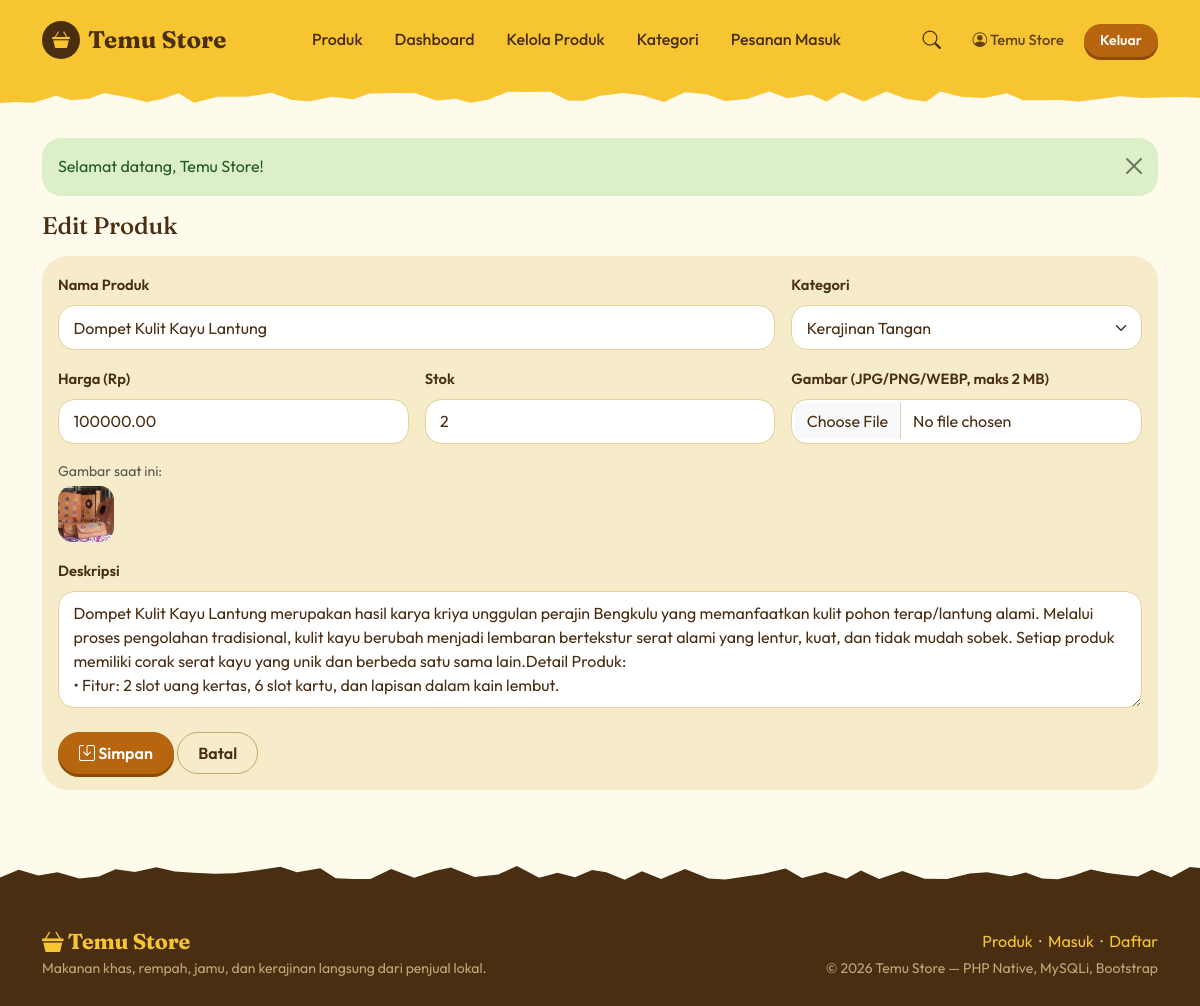
Page /marketplace/penjual/produk_form.php?id=21 (signed in) on the committed database.
### tables this page shows
CREATE TABLE `produk` (
  `id_produk` int(10) UNSIGNED NOT NULL,
  `id_penjual` int(10) UNSIGNED NOT NULL,
  `id_kategori` int(10) UNSIGNED NOT NULL,
  `nama_produk` varchar(150) NOT NULL,
  `deskripsi` text DEFAULT NULL,
  `harga` decimal(12,2) NOT NULL,
  `stok` int(10) UNSIGNED NOT NULL DEFAULT 0,
  `gambar` varchar(255) DEFAULT NULL,
  `created_at` timestamp NOT NULL DEFAULT current_timestamp()
);

CREATE TABLE `kategori` (
  `id_kategori` int(10) UNSIGNED NOT NULL,
  `nama_kategori` varchar(60) NOT NULL
);

### marketplace/penjual/produk_form.php (the view, shortened to what this page needs)
<?php
require_once __DIR__ . '/../includes/functions.php';
$idPenjual = (int)$_SESSION['user']['id_user'];
$id        = (int)($_GET['id'] ?? $_POST['id'] ?? 0);
$edit      = $id > 0;
$data = ['nama_produk' => '', 'id_kategori' => 0, 'harga' => '', 'stok' => '', 'deskripsi' => '', 'gambar' => null];
if ($edit) {
    $stmt = $koneksi->prepare('SELECT * FROM produk WHERE id_produk = ? AND id_penjual = ?');
    $stmt->bind_param('ii', $id, $idPenjual);
    $stmt->execute();
    $row = $stmt->get_result()->fetch_assoc();
    $data = $row;
}
$judul = $edit ? 'Edit Produk' : 'Tambah Produk';
require_once __DIR__ . '/../includes/header.php';
$kategori = $koneksi->query('SELECT * FROM kategori ORDER BY nama_kategori')->fetch_all(MYSQLI_ASSOC);
?>
<h1 class="h4 mb-3"><?= e($judul) ?></h1>
<div class="card shadow-sm"><div class="card-body">
<form method="post" enctype="multipart/form-data">
    <div class="row g-3">
        <div class="col-md-8">
            <label class="form-label">Nama Produk</label>
            <input type="text" name="nama_produk" class="form-control" maxlength="150" value="<?= e($data['nama_produk']) ?>" required>
        </div>
        <div class="col-md-4">
            <label class="form-label">Kategori</label>
            <select name="id_kategori" class="form-select" required>
                <?php foreach ($kategori as $k): ?>
                    <option value="<?= $k['id_kategori'] ?>" <?= (int)$data['id_kategori'] === (int)$k['id_kategori'] ? 'selected' : '' ?>><?= e($k['nama_kategori']) ?></option>
                <?php endforeach; ?>
            </select>
        </div>
        <div class="col-md-4">
            <label class="form-label">Harga (Rp)</label>
            <input type="number" name="harga" class="form-control" min="0" step="100" value="<?= e($data['harga']) ?>" required>
        </div>
        <div class="col-md-4">
            <label class="form-label">Stok</label>
            <input type="number" name="stok" class="form-control" min="0" value="<?= e($data['stok']) ?>" required>
        </div>
        <div class="col-md-4">
            <label class="form-label">Gambar (JPG/PNG/WEBP, maks 2 MB)</label>
            <input type="file" name="gambar" class="form-control" accept="image/jpeg,image/png,image/webp">
        </div>
        <?php if ($edit && $data['gambar']): ?>
        <div class="col-12"><small class="text-muted d-block mb-1">Gambar saat ini:</small><?= gambar_produk($data, 'img-thumb') ?></div>
        <?php endif; ?>
        <div class="col-12">
            <label class="form-label">Deskripsi</label>
            <textarea name="deskripsi" rows="4" class="form-control"><?= e($data['deskripsi']) ?></textarea>
        </div>
    </div>
    <div class="mt-4">
        <button class="btn btn-brand"><i class="bi bi-save"></i> Simpan</button>
        <a href="<?= e(url('penjual/produk.php')) ?>" class="btn btn-outline-secondary">Batal</a>
    </div>
</form>
</div></div>
<?php require_once __DIR__ . '/../includes/footer.php'; ?>

### marketplace/includes/functions.php (shortened to what this page needs)
<?php
function e($teks): string
{
    return htmlspecialchars((string)$teks, ENT_QUOTES, 'UTF-8');
}
function url(string $path = ''): string
{
    return BASE_URL . '/' . ltrim($path, '/');
}
function gambar_produk(array $p, string $kelas = ''): string
{
    if (!empty($p['gambar'])) {
        return '<img src="' . e(url('uploads/produk/' . $p['gambar'])) . '" class="' . e($kelas) . '" alt="' . e($p['nama_produk']) . '">';
    }
    $nama   = (string)$p['nama_produk'];
    $warna  = ['#FBE7A1', '#FFD9A8', '#F6C9C2', '#D8EBC0', '#F2E3B5'];
    $tint   = $warna[abs(crc32($nama)) % count($warna)];
    return '<div class="img-placeholder ' . e($kelas) . '" style="--tint:' . $tint . '" role="img" aria-label="' . e($nama) . '"><span>' . emoji_produk($nama) . '</span></div>';
}

### marketplace/assets/css/style.css (style rules this page uses)
:root { --butter: #F7C531; --honey: #EDA81C; --cream: #FFF6D8; --page: #FFFBEC; --card: #F6ECC9; --ink: #4A2E12; --ink-soft: #7A5A36; --amber: #B8650F; --amber-dark: #8F4C08; --leaf: #2F7D32; --berry: #D7263D; --bs-body-font-family: "Outfit", "Segoe UI", system-ui, sans-serif; --bs-body-color: var(--ink); --bs-body-bg: var(--page); --bs-link-color: var(--amber); --bs-link-hover-color: var(--amber-dark); --bs-border-color: #E9D9A8; }
body { background: var(--page); color: var(--ink); font-size: 1rem; line-height: 1.6; }
h1, h2, h3, h4, h5, h6, .judul { font-family: "Fraunces", Georgia, "Times New Roman", serif; font-weight: 700; letter-spacing: -.01em; line-height: 1.2; color: var(--ink); }
a { color: var(--amber); }
.btn { border-radius: 999px; font-weight: 600; padding: .5rem 1.25rem; transition: background-color .15s, transform .15s; }
.btn-brand { background: var(--amber); border-color: var(--amber); color: #fff; box-shadow: 0 3px 0 var(--amber-dark); }
.btn-outline-secondary { --bs-btn-color: var(--ink); --bs-btn-border-color: #C9A66B; --bs-btn-hover-bg: var(--ink); --bs-btn-hover-border-color: var(--ink); --bs-btn-hover-color: #fff; --bs-btn-active-bg: var(--ink); --bs-btn-active-border-color: var(--ink); }
.img-thumb { width: 56px; height: 56px; object-fit: cover; border-radius: .9rem; }
.card { background: var(--card); border: 0; border-radius: 1.6rem; box-shadow: none !important; }
.form-control, .form-select { background-color: #fff; border: 1.5px solid #E4D3A0; border-radius: 1rem; padding: .6rem .9rem; color: var(--ink); }
.form-label { font-weight: 600; font-size: .92rem; }

### rows in the picture
produk: nama_produk "Dompet Kulit Kayu Lantung", id_kategori "Kerajinan Tangan", harga "100000.00", stok "2", gambar (picture), deskripsi "Dompet Kulit Kayu Lantung merupakan hasil karya kriya unggulan perajin Bengkulu yang memanfaatkan kulit pohon terap/lantung alami. Melalui proses pengolahan tradisional, kulit kayu berubah menjadi lembaran bertekstur serat alami yang lentur, kuat, dan tidak mudah sobek. Setiap produk memiliki corak serat kayu yang unik dan berbeda satu sama lain.Detail Produk: • Fitur: 2 slot uang kertas, 6 slot kartu, dan lapisan dalam kain lembut."

### other values in the picture
$user['nama'] "Temu Store"
$flash['pesan'] "Selamat datang, Temu Store!"
$judul "Edit Produk"
